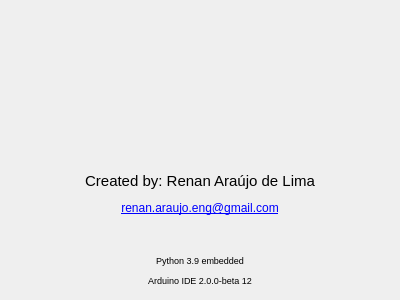
<?xml version="1.0" encoding="UTF-8"?>
<ui version="4.0">
 <class>Dialog</class>
 <widget class="QDialog" name="Dialog">
  <property name="geometry">
   <rect>
    <x>0</x>
    <y>0</y>
    <width>400</width>
    <height>300</height>
   </rect>
  </property>
  <property name="sizePolicy">
   <sizepolicy hsizetype="Fixed" vsizetype="Fixed">
    <horstretch>0</horstretch>
    <verstretch>0</verstretch>
   </sizepolicy>
  </property>
  <property name="minimumSize">
   <size>
    <width>400</width>
    <height>300</height>
   </size>
  </property>
  <property name="maximumSize">
   <size>
    <width>400</width>
    <height>300</height>
   </size>
  </property>
  <property name="font">
   <font>
    <family>Segoe UI</family>
   </font>
  </property>
  <property name="windowTitle">
   <string>Dialog</string>
  </property>
  <widget class="QLabel" name="lb_icon">
   <property name="geometry">
    <rect>
     <x>50</x>
     <y>40</y>
     <width>100</width>
     <height>100</height>
    </rect>
   </property>
   <property name="styleSheet">
    <string notr="true"/>
   </property>
   <property name="text">
    <string/>
   </property>
   <property name="pixmap">
    <pixmap resource="file_rc.qrc">:/Icon/images/icon100.png</pixmap>
   </property>
   <property name="scaledContents">
    <bool>true</bool>
   </property>
  </widget>
  <widget class="QLabel" name="lb_logo">
   <property name="geometry">
    <rect>
     <x>170</x>
     <y>20</y>
     <width>220</width>
     <height>140</height>
    </rect>
   </property>
   <property name="text">
    <string/>
   </property>
   <property name="pixmap">
    <pixmap resource="file_rc.qrc">:/Logo/images/logo.png</pixmap>
   </property>
   <property name="scaledContents">
    <bool>true</bool>
   </property>
  </widget>
  <widget class="QLabel" name="label_4">
   <property name="geometry">
    <rect>
     <x>50</x>
     <y>160</y>
     <width>300</width>
     <height>41</height>
    </rect>
   </property>
   <property name="font">
    <font>
     <family>Segoe UI</family>
     <pointsize>11</pointsize>
    </font>
   </property>
   <property name="text">
    <string>Created by: Renan Araújo de Lima</string>
   </property>
   <property name="alignment">
    <set>Qt::AlignCenter</set>
   </property>
  </widget>
  <widget class="QLabel" name="label_5">
   <property name="geometry">
    <rect>
     <x>50</x>
     <y>200</y>
     <width>300</width>
     <height>16</height>
    </rect>
   </property>
   <property name="font">
    <font>
     <family>Segoe UI</family>
     <underline>true</underline>
    </font>
   </property>
   <property name="styleSheet">
    <string notr="true">color: rgb(0, 0, 255);</string>
   </property>
   <property name="text">
    <string>renan.araujo.eng@gmail.com</string>
   </property>
   <property name="alignment">
    <set>Qt::AlignCenter</set>
   </property>
  </widget>
  <widget class="QLabel" name="label_6">
   <property name="geometry">
    <rect>
     <x>50</x>
     <y>250</y>
     <width>300</width>
     <height>20</height>
    </rect>
   </property>
   <property name="font">
    <font>
     <family>Segoe UI</family>
     <pointsize>7</pointsize>
    </font>
   </property>
   <property name="text">
    <string>Python 3.9 embedded</string>
   </property>
   <property name="alignment">
    <set>Qt::AlignCenter</set>
   </property>
  </widget>
  <widget class="QLabel" name="label_7">
   <property name="geometry">
    <rect>
     <x>50</x>
     <y>270</y>
     <width>300</width>
     <height>20</height>
    </rect>
   </property>
   <property name="font">
    <font>
     <family>Segoe UI</family>
     <pointsize>7</pointsize>
    </font>
   </property>
   <property name="text">
    <string>Arduino IDE 2.0.0-beta 12</string>
   </property>
   <property name="alignment">
    <set>Qt::AlignCenter</set>
   </property>
  </widget>
 </widget>
 <resources>
  <include location="file_rc.qrc"/>
 </resources>
 <connections/>
</ui>
